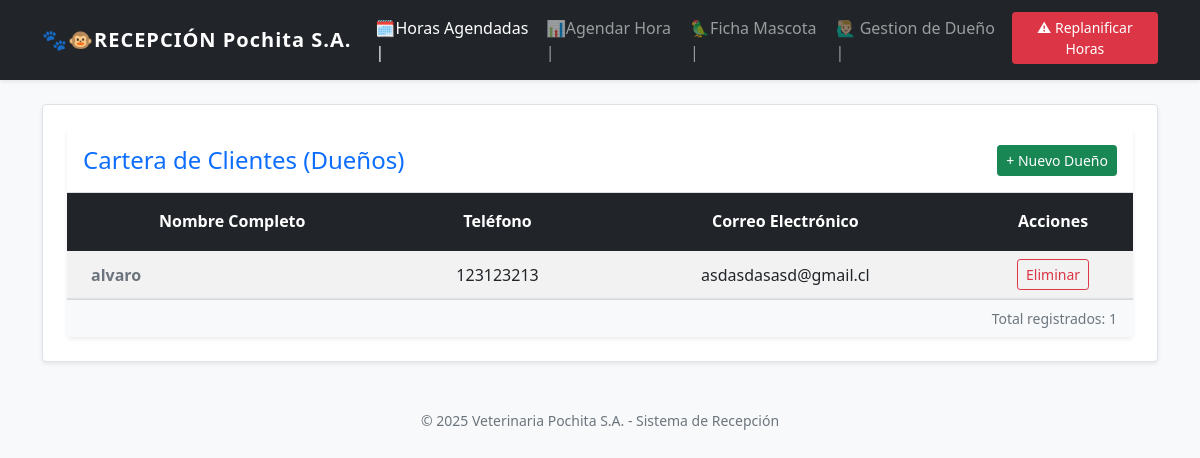
/duenos/, run on an earlier commit of the app's database.
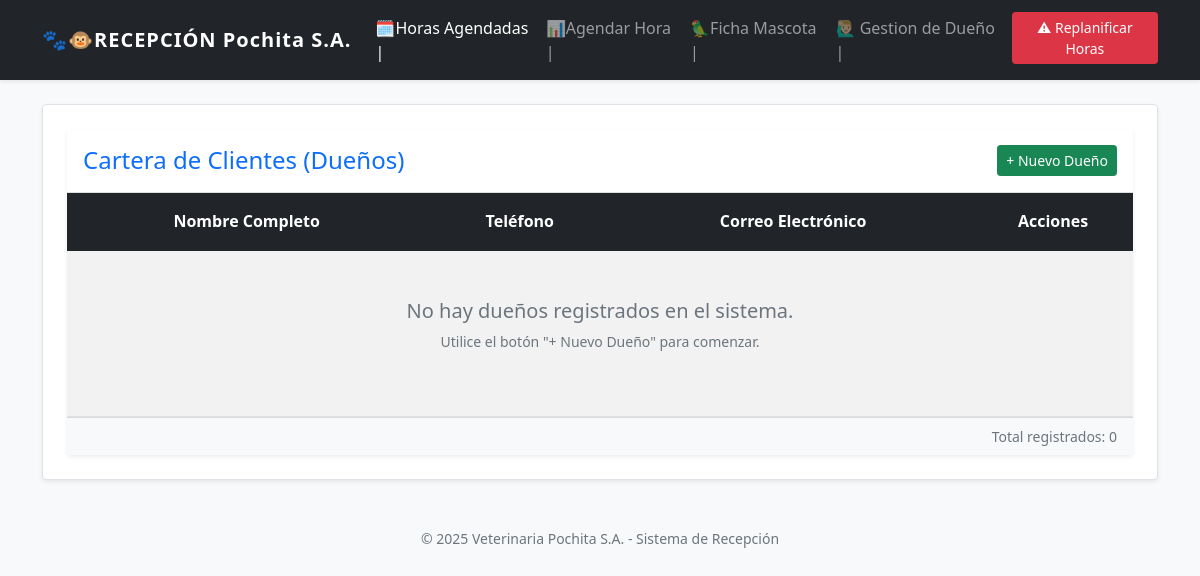
And on a later commit of the database.
### agenda/models.py (models this page shows, shortened)
class Dueno(models.Model):
    nombre = models.CharField(max_length=100)
    telefono = models.CharField(max_length=20)
    email = models.EmailField()

### agenda/views.py (the view)
# urls.py: path('duenos/', views.lista_duenos, name='lista_duenos'),
def lista_duenos(request):
    duenos = Dueno.objects.all().order_by('nombre')
    return render(request, 'agenda/lista_duenos.html', {'duenos': duenos})

### agenda/templates/agenda/lista_duenos.html
{% extends 'agenda/base.html' %}
{% block content %}
<div class="row">
    <div class="col-12">
        <div class="card shadow-sm border-0">
            <div class="card-header bg-white py-3 d-flex justify-content-between align-items-center">
                <h4 class="m-0 text-primary">Cartera de Clientes (Dueños)</h4>
                <a href="{% url 'crear_dueno' %}" class="btn btn-success btn-sm">
                    + Nuevo Dueño
                </a>
            </div>
            <div class="card-body p-0">
                <div class="table-responsive">
                    <table class="table table-hover table-striped mb-0">
                        <thead class="table-dark text-center">
                            <tr>
                                <th class="py-3">Nombre Completo</th>
                                <th class="py-3">Teléfono</th>
                                <th class="py-3">Correo Electrónico</th>
                                <th class="py-3" style="width: 15%;">Acciones</th>
                            </tr>
                        </thead>
                        <tbody class="align-middle">
                            {% for dueno in duenos %}
                            <tr>
                                <td class="px-4 fw-bold text-secondary">{{ dueno.nombre }}</td>
                                <td class="text-center">{{ dueno.telefono }}</td>
                                <td class="text-center">{{ dueno.email }}</td>
                                <td class="text-center">
                                    <a href="{% url 'eliminar_dueno' dueno.id %}"
                                       class="btn btn-sm btn-outline-danger"
                                       onclick="return confirm('ATENCIÓN: \n¿Está seguro de eliminar a {{ dueno.nombre }}?\n\nEsto eliminará también a TODAS sus mascotas y el historial de citas.');">
                                       Eliminar
                                    </a>
                                </td>
                            </tr>
                            {% empty %}
                            <tr>
                                <td colspan="4" class="text-center py-5 text-muted">
                                    <p class="h5">No hay dueños registrados en el sistema.</p>
                                    <p class="small">Utilice el botón "+ Nuevo Dueño" para comenzar.</p>
                                </td>
                            </tr>
                            {% endfor %}
                        </tbody>
                    </table>
                </div>
            </div>
            <div class="card-footer bg-light text-end text-muted small">
                Total registrados: {{ duenos|length }}
            </div>
        </div>
    </div>
</div>
{% endblock %}

What changed in the data, as far as the page shows it:
removed Dueno: nombre "alvaro", telefono "123123213", email "asdasdasasd@gmail.cl"
Also different on the page:
{{ duenos|length }}: "1" → "0"
text now shown: "No hay dueños registrados en el sistema. Utilice el botón \"+ Nuevo Dueño\" para comenzar."
